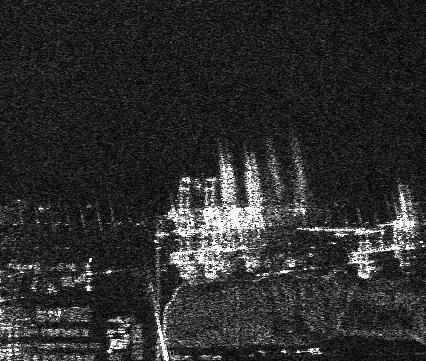
#> input picture ships/000021.jpg, 426 x 361 px, found by its file name; its folder holds only this picture in this run
$ python ship_edge.py
#> lines starting #> are read from the running program, lines starting #| are printed output that depends on the picture
import cv2
import os
import numpy as np

ships_folder = r"C:\Users\MONESH\OneDrive\Desktop\data\ships"
boxmarked_folder = r"C:\Users\MONESH\OneDrive\Desktop\data\box-marked-img"
output_folder = r"C:\Users\MONESH\OneDrive\Desktop\data\ships\edge operation"

os.makedirs(output_folder, exist_ok=True)

jpg_files = sorted([f for f in os.listdir(ships_folder) if f.endswith('.jpg') and f.startswith('00')])

count = 0
for filename in jpg_files:
    ship_path = os.path.join(ships_folder, filename)
    box_path = os.path.join(boxmarked_folder, filename)

    if not os.path.exists(box_path):
        continue

    ship_img = cv2.imread(ship_path)
#> ship_img is the input picture: shape (361, 426, 3); min 0, max 255, mean 45.5
    box_img = cv2.imread(box_path)

    if ship_img is None or box_img is None:
        continue

    if ship_img.shape != box_img.shape:
        box_img = cv2.resize(box_img, (ship_img.shape[1], ship_img.shape[0]))

    gray_ship = cv2.cvtColor(ship_img, cv2.COLOR_BGR2GRAY)
    gray_box = cv2.cvtColor(box_img, cv2.COLOR_BGR2GRAY)

    diff = cv2.absdiff(gray_ship, gray_box)
#> diff: shape (361, 426); every value is 0
    _, mask = cv2.threshold(diff, 10, 255, cv2.THRESH_BINARY)

    kernel = np.ones((3, 3), np.uint8)
    mask = cv2.dilate(mask, kernel, iterations=2)
    mask = cv2.erode(mask, kernel, iterations=1)

    edges_full = cv2.Canny(gray_ship, 50, 150)
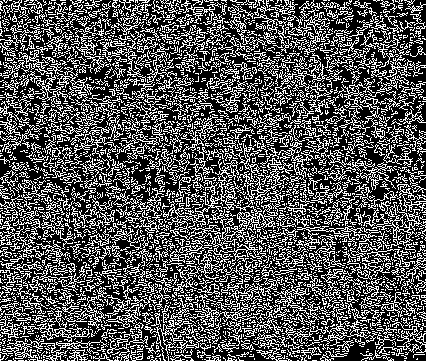
#> edges_full: shape (361, 426); 33.2% white in thin lines or dots
    ship_edges = cv2.bitwise_and(edges_full, edges_full, mask=mask)

    base_name = os.path.splitext(filename)[0]
    cv2.imwrite(os.path.join(output_folder, f"{base_name}_edge.png"), ship_edges)

    count += 1
    if count % 200 == 0:
        print(f"Processed: {count}")

print(f"\nDone: {count} ship edge images saved to {output_folder}")
